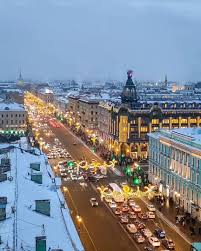
#> input picture images/nevsky.jfif, 201 x 251 px
$ python second_task.py
#> lines starting #> are read from the running program, lines starting #| are printed output that depends on the picture
from PIL import Image

path="./images/nevsky.jfif"
myImg = Image.open(path)
#> myImg is the input picture: PIL image 201x251 RGB; mean R, G, B 129.9, 137.8, 149.7

dimentionX = int(myImg.height / 3)
#> dimentionX = 83
dimentionY = int(myImg.width / 3)
#> dimentionY = 67
resizedImage = myImg.resize((dimentionX, dimentionY))
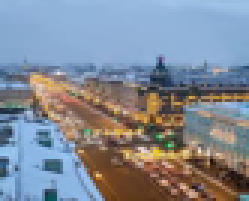
#> resizedImage: PIL image 83x67 RGB (shown 3 times larger); mean R, G, B 129.9, 137.8, 149.7
resizedImage.save("./images/resized_image.png")
resizedImage.show()

flippedLeftRightImage = myImg.transpose(Image.FLIP_LEFT_RIGHT)
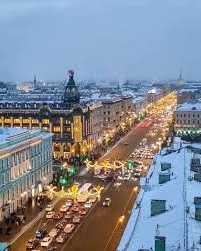
#> flippedLeftRightImage: PIL image 201x251 RGB; mean R, G, B 129.9, 137.8, 149.7
flippedLeftRightImage.save("./images/flipped_left_right.png")
flippedLeftRightImage.show()

flippedTopBottomImage = myImg.transpose(Image.FLIP_TOP_BOTTOM)
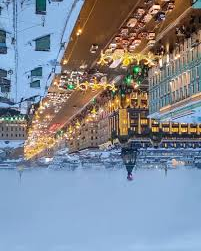
#> flippedTopBottomImage: PIL image 201x251 RGB; mean R, G, B 129.9, 137.8, 149.7
flippedTopBottomImage.save("./images/flipped_top_bottom.png")
flippedTopBottomImage.show()
